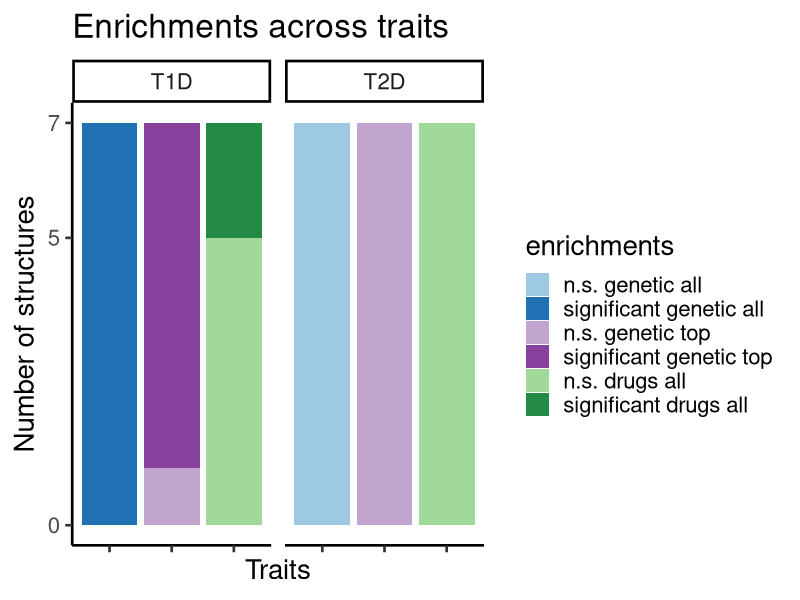

Write R code to recreate this figure.
## ---- chunk 1
library(ggplot2)
## ---- chunk 2
mydata <- read.csv("Enrichments_barplot_pancreas_human_18PCW_S1.csv", sep = ";")
## ---- chunk 3
enrichments <- mydata$Enrichment
trait <- mydata$Trait
number_of_structures <- as.numeric(mydata$Structures)
geneset <- mydata$Gene.set
factor_lvl <- 1:length(mydata[,1])
## ---- chunk 4
enrichments <- factor(enrichments, levels = rev(unique(enrichments)))
geneset <- factor(geneset, levels = unique(geneset))
trait <- factor(trait, levels = unique(trait))

## ---- chunk 5
# creating data frame 
enriched_proportions <- data.frame(number_of_structures,trait,enrichments,geneset,factor_lvl)

## ---- chunk 6
p1 <-   ggplot(enriched_proportions, aes(x=geneset, y=number_of_structures, fill = enrichments)) +
    geom_bar(stat="identity", position = "stack") +
    scale_y_continuous(breaks = c(0,5,7)) + #,limits = c(0,20)) +
    #geom_text(size = 6, position = position_stack(vjust = 0.75),aes(label = number_of_structures)) +
    facet_wrap(~ trait, ncol = 12) +
    labs(title="Enrichments across traits") +
    xlab("Traits") +
    ylab("Number of structures") +
    theme_classic(base_size = 20) +
    theme(axis.text.x=element_blank()) +
    scale_fill_manual(values=c("#238B45", "#A1D99B","#88419D","#C2A5CF","#2171B5","#9ECAE1")) +
    #coord_flip() +
    guides(fill = guide_legend(reverse = T))

p1
## ---- chunk 7
sessionInfo()
